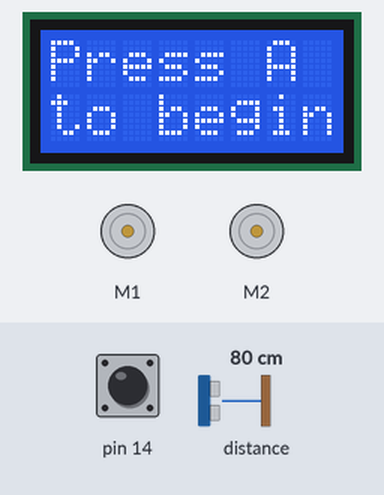
Bench run of a sketch on a simulated Arduino Leonardo, built with avr-gcc and run on an emulated ATmega32U4. On the bench: 8×2 character LCD, 2 × DC motor (green arrow = forward, orange = backward, longer = faster). The inputs (shaded band) are chosen by the test bench; at power-on: pin 14 HIGH, distance to the obstacle 80 cm.

Above: at 0.8 s.
0.9 s: pin 14 pulled LOW for 0.15 s
At 2.2 s:
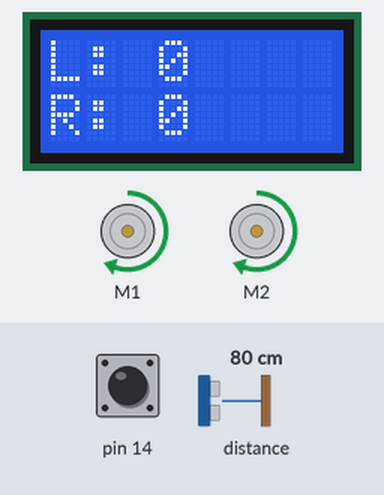
4.0 s: distance to the obstacle set to 2 cm
At 4.9 s:
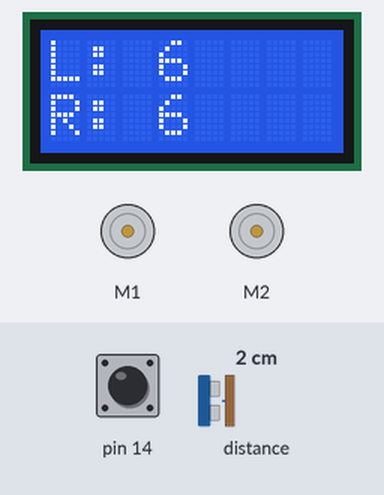
7.0 s: distance to the obstacle set to 18 cm
At 8.1 s:
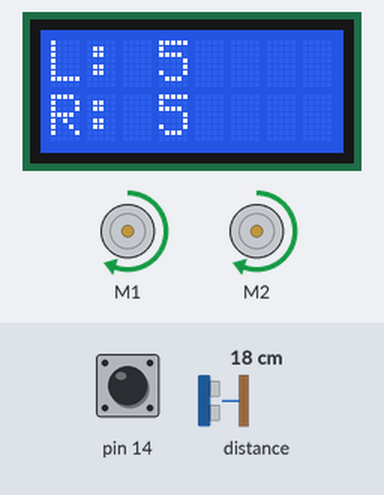
10.0 s: distance to the obstacle set to 4 cm
At 10.8 s:
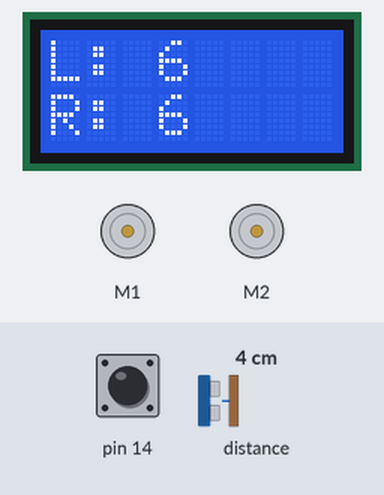
13.0 s: distance to the obstacle set to 35 cm
At 14.0 s:
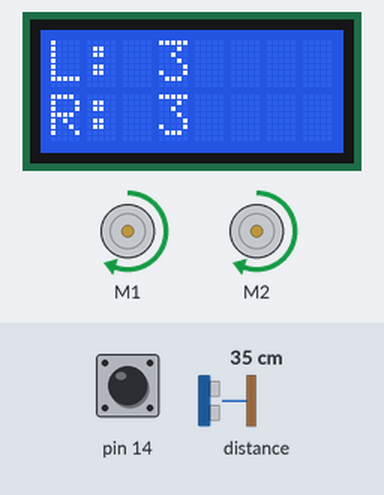
16.0 s: distance to the obstacle set to 9 cm
At 16.8 s:
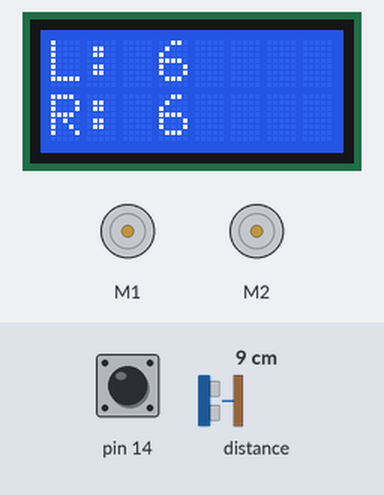
Timing chart, 0 to 18.5 s (numbered marks = the images above; inputs shaded):
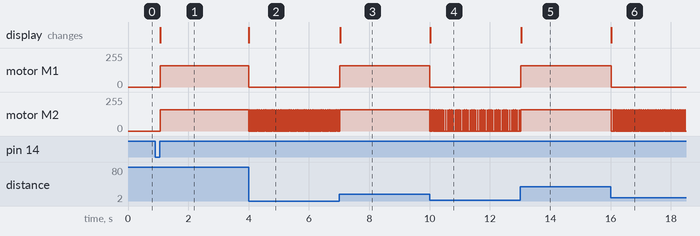

Measured:
- after the input at 0.9 s, motor M1, motor M2: stopped → forward 159/255 after 0.16 s; the display: changes after 0.16 s (image 1)
- after the input at 4.0 s, motor M1: forward 159/255 → stopped at once; motor M2: alternates forward 159/255 for 0.02 s and stopped for 0.04 s, starting at once; the display: changes at once (image 2)
- after the input at 7.0 s, motor M1: stopped → forward 159/255 at once; motor M2: goes on until 7.0 s, then stays forward 159/255; the display: changes at once (image 3)
- after the input at 10.0 s, motor M1: forward 159/255 → stopped at once; motor M2: alternates forward 159/255 for 0.01 s and stopped for 0.05 s, starting at once; the display: changes at once (image 4)
- after the input at 13.0 s, motor M1: stopped → forward 159/255 at once; motor M2: goes on until 13.0 s, then stays forward 159/255; the display: changes at once (image 5)
- after the input at 16.0 s, motor M1: forward 159/255 → stopped at once; motor M2: alternates forward 159/255 for 0.02 s and stopped for 0.04 s, starting at once; the display: changes at once (image 6)

The sketch:

ir_solution.ino
```cpp
/* IR Proximity Sensor to scan for an object */

#include <Wire.h>
#include <Zumo32U4.h>

Zumo32U4LCD lcd;
Zumo32U4Motors motors;
Zumo32U4ProximitySensors proxSensors;
Zumo32U4ButtonA buttonA;

/* USEFUL METHODS:
 *  <sensor>.initFrontSensor(); - Configures this object to use just the front proximity sensors (front left and front right)
 *  <sensor>.initThreeSensor(); - Configures this object to use all three proximity sensors (front, left and right)
 *  <sensor>.read(); - Makes the sensors emit IR pulses and get readings from the sensors
 *  <sensor>.countsFrontWithLeftLeds();
 *  <sensor>.countsFrontWithRightLeds();
 */

const int sensorThreshold = 6;
const int speed = 250;

void setup() {
  startMessage();
  buttonA.waitForButton();

  // Intialising proximity sensors
  proxSensors.initFrontSensor();


  lcd.clear();
}

void loop() {
  // Read the front proximity sensors
  proxSensors.read();

  // Assigning front left and right proximity sensors to a variable - what do the values represent? - the brighter the LED is reflected back, the closer the object, hence, the higher value for a closer object
  int leftSensor = proxSensors.countsFrontWithLeftLeds();     // Returns the number of brightness levels for the LEFT LEDs that activated the front proximity sensor
  int rightSensor = proxSensors.countsFrontWithRightLeds();   // Returns the number of brightness levels for the RIGHT LEDs that activated the front proximity sensor.

  // Print left and right sensor values onto the LCD
  printLCD(leftSensor, rightSensor);

  driveToObstacle(leftSensor, rightSensor);

}

void driveToObstacle(int leftSensor, int rightSensor) {
  motors.setSpeeds(speed, speed);
  if (leftSensor >= sensorThreshold || rightSensor >= sensorThreshold) {
    motors.setSpeeds(0, 0);
  }
}

void printLCD(int leftSensor, int rightSensor) {
  lcd.clear();
  lcd.gotoXY(0,0);
  lcd.print("L: ");
  lcd.print(leftSensor);
  lcd.gotoXY(0,1);
  lcd.print("R: ");
  lcd.print(rightSensor);
}

void startMessage() {
  lcd.clear();
  lcd.print("Press A");
  lcd.gotoXY(0,1);
  lcd.print("to begin!");
}
```
